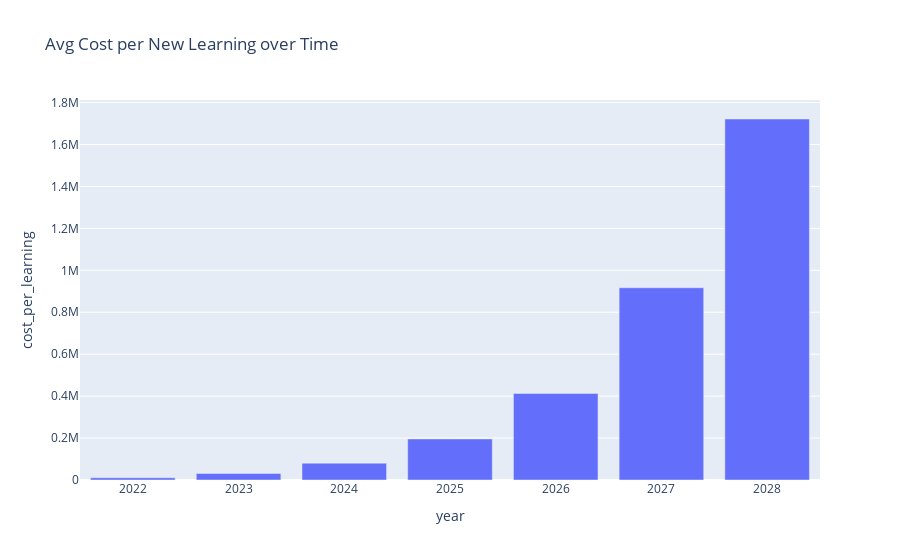

This figure's notebook cell:
### Markdown cell above
## Conclusions

As Arcadia ships more units in the field it gains operating hours and over time it runs into field issues (i.e. learnings) at a rate prescribed by the learning curve.  As the frequency of incidents decreases, each learning becomes more valuable:

### Code cell
fig = px.bar(a, 
             x='year', 
             y='cost_per_learning',
             title='Avg Cost per New Learning over Time').show()

### Figure 1 — Plotly figure (JSON) as saved in the notebook; plotly's stock layout.template omitted (floating-point values rounded to 4 significant figures)
{"data": [{"alignmentgroup": "True", "hovertemplate": "year=%{x}<br>cost_per_learning=%{y}<extra></extra>", "legendgroup": "", "marker": {"color": "#636efa", "pattern": {"shape": ""}}, "name": "", "offsetgroup": "", "orientation": "v", "showlegend": false, "textposition": "auto", "type": "bar", "x": [2022, 2023, 2024, 2025, 2026, 2027, 2028], "xaxis": "x", "y": [10510.0, 31340.0, 80350.0, 195800.0, 412900.0, 916800.0, 1722000.0], "yaxis": "y"}], "layout": {"barmode": "relative", "legend": {"tracegroupgap": 0}, "title": {"text": "Avg Cost per New Learning over Time"}, "xaxis": {"anchor": "y", "domain": [0, 1], "title": {"text": "year"}}, "yaxis": {"anchor": "x", "domain": [0, 1], "title": {"text": "cost_per_learning"}}}}
